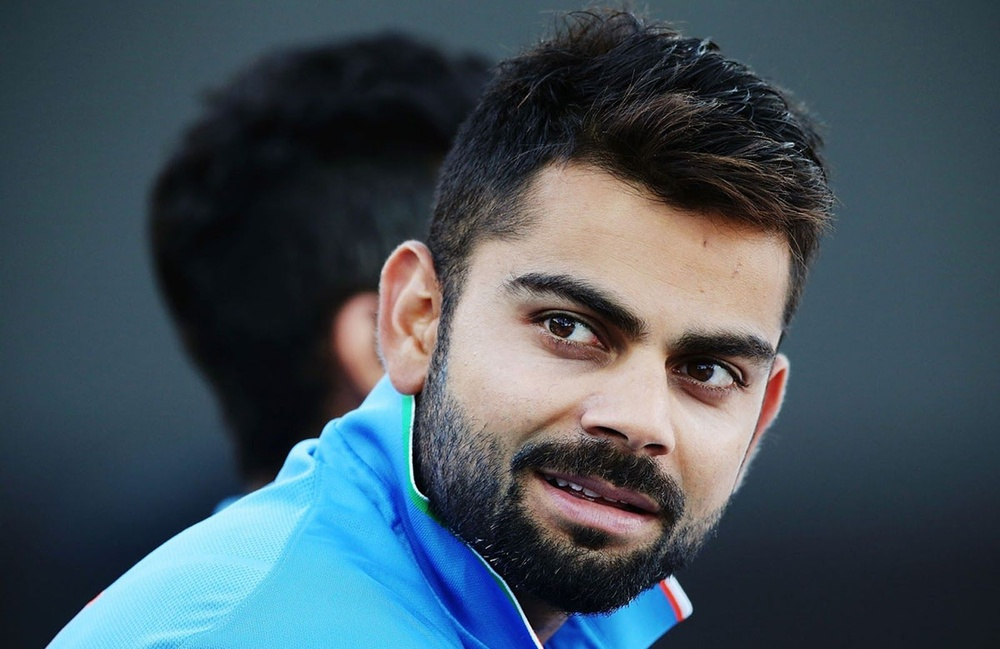
#> input picture Task_3/Virat.jpg, 1000 x 649 px, shrunk from 1600 x 1038 before the run
$ jupyter execute Image_Pencil_sketch.ipynb
#> lines starting #> are read from the running program, lines starting #| are printed output that depends on the picture
# Lets Groww More
## Task 3 : Image to Pencil Sketch
### Name : Kirankumar Manda

## Importing Libraries

[cell 1]
import numpy as np
import matplotlib.pyplot as plt
import cv2

## Loading Original Image

[cell 2]
image = cv2.imread('Virat.jpg')
#> image is the input picture: shape (649, 1000, 3); mean B, G, R 91.6, 81.6, 66.6
plt.imshow(cv2.cvtColor(image, cv2.COLOR_BGR2RGB))
plt.axis('off')
plt.show()

## Converting Image to GrayScale

[cell 3]
gray_img = cv2.cvtColor(image, cv2.COLOR_BGR2GRAY)
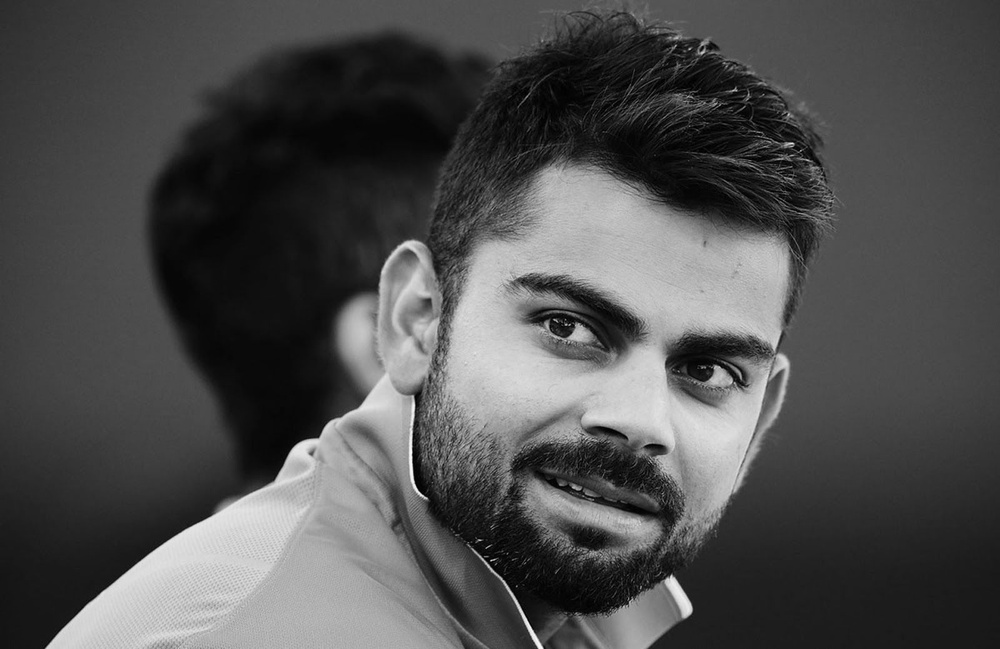
#> gray_img: shape (649, 1000); min 0, max 253, mean 78.3
plt.imshow(cv2.cvtColor(gray_img, cv2.COLOR_BGR2RGB))
plt.axis('off')
plt.show()

## Inverting the Image

[cell 4]
inv_img = 255 - gray_img
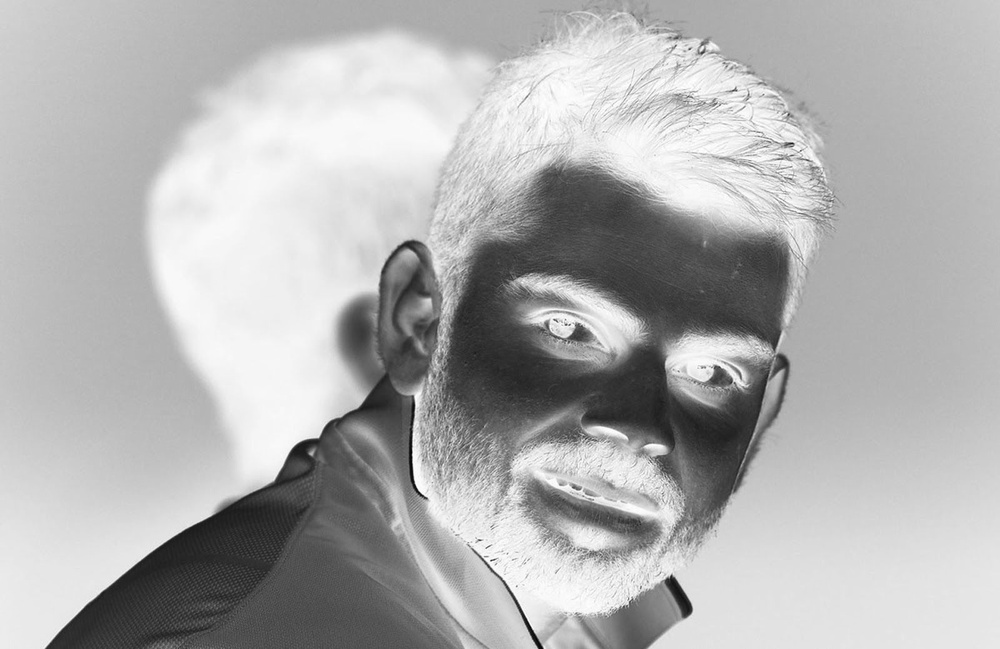
#> inv_img: shape (649, 1000); min 2, max 255, mean 176.7
plt.imshow(cv2.cvtColor(inv_img, cv2.COLOR_BGR2RGB))
plt.axis('off')
plt.show()

## Smoothing or Blurr image

[cell 5]
blurred = cv2.GaussianBlur(inv_img, (21,21), 0)
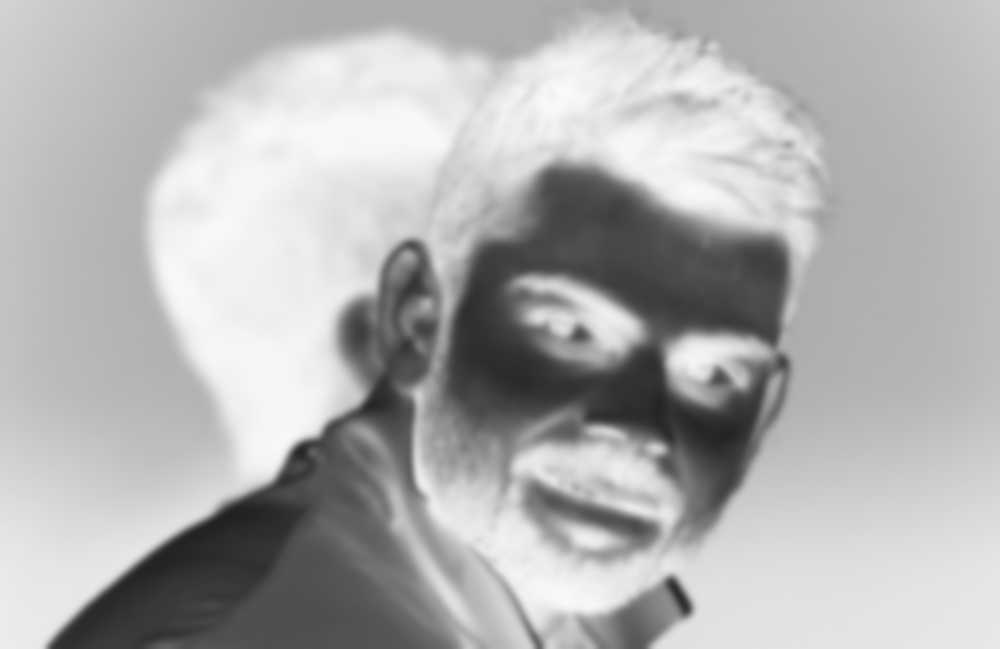
#> blurred: shape (649, 1000); min 33, max 251, mean 176.7

## Inverting the blured image

[cell 6]
inv_blur = 255 - blurred
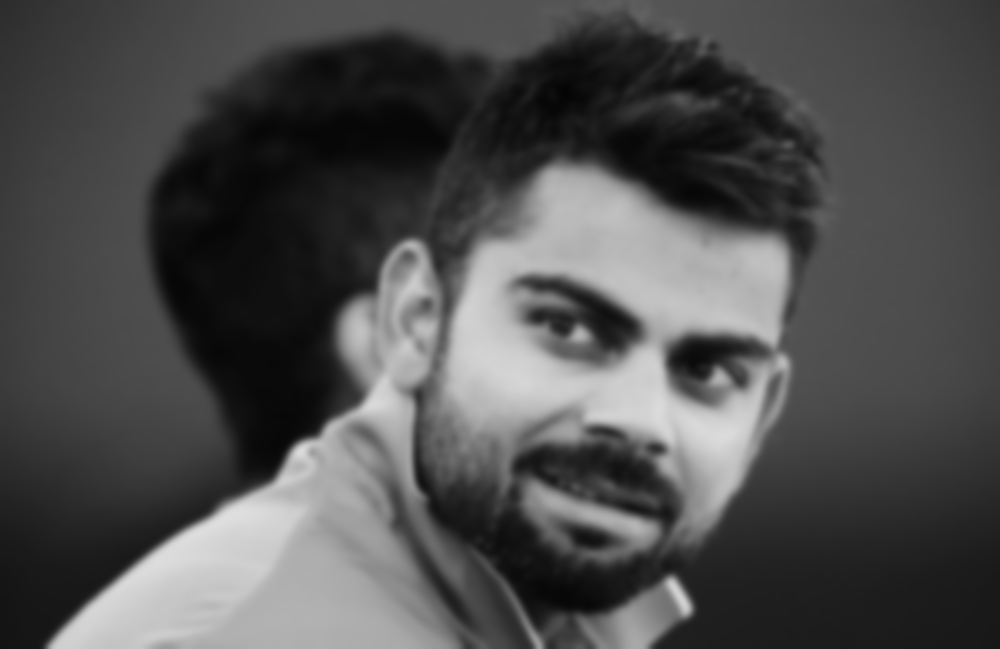
#> inv_blur: shape (649, 1000); min 4, max 222, mean 78.3
pencil_sketch = cv2.divide(gray_img, inv_blur, scale=256.0)
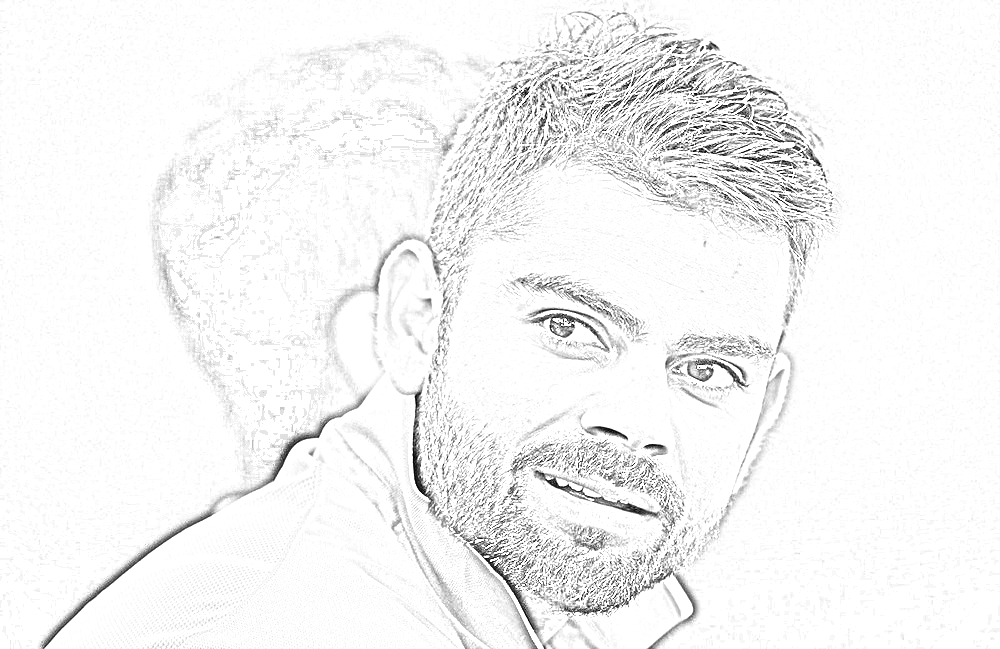
#> pencil_sketch: shape (649, 1000); min 0, max 255, mean 244.2
plt.imshow(cv2.cvtColor(pencil_sketch, cv2.COLOR_BGR2RGB))
plt.axis('off')
plt.show()
